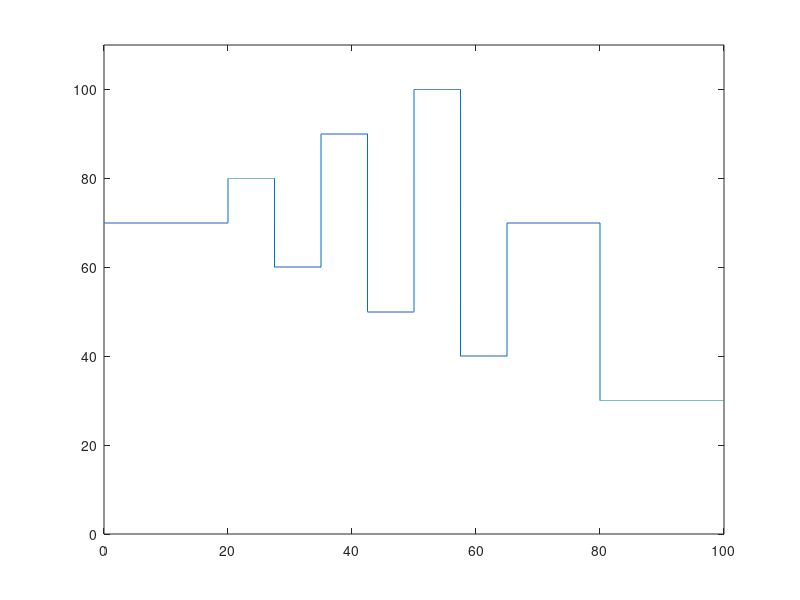

Recreate this plot in MATLAB. (Note: this script raises an error after producing the figure.)
clc
clear all

%Initial Notes...
%   ~12 min to heat up 

%% Desired Values (INPUT HERE)
equil = 70; % equilibrium point for valve openeing [%]
heatTime = 12; %time to heat-up [min]
coolDownTime = 20; % time to cooldown [min]
sampleRate = .1; % desired rate for sending reference [sec]
startTime = 20; % when to start the square wave[min]
period = 15; % period of square wave [min]

%% Conversions

heatTime = heatTime*60/sampleRate; %sec
startTime = startTime*60/sampleRate;
period = period*60/sampleRate;
coolDownTime = coolDownTime*60/sampleRate;

if equil-0 > 50
    counterMax = (100-equil)/10;
else
    counterMax = (equil-0)/10;
end

totalTime = (startTime+coolDownTime+(period*counterMax)+period)*sampleRate; %[sec]

time = 0:sampleRate:totalTime;

%% Generating Square Reference 

% Heat up/cooldown
for i=1:size(time,2)
    if i <= heatTime
        valve(i) = equil;
    elseif i >= (startTime + counterMax*period + period+1)
        valve(i) = 30;
    else
        valve(i) = equil;
    end
end

for n = 0:counterMax-1
    for i = (startTime + period*n)+1:(startTime + period*(n+1)+1)
        if i <= startTime + period*(n + 1/2)
            valve(i) = equil + (10*(n+1));
        elseif i > (startTime + period*(n+1/2)) && i<= (startTime + period*(n+1))
            valve(i) = equil-(10*(n+1));
        end
    end
end

figure(1)
clf 
plot(time./60, valve)
%plot(time, valve)
ylim([0 110])
xlim([0 totalTime/60])
%xlim([0 totalTime])
yline(equil, '--r')
title('Reference Input for Error-Handling Validation')
xlabel('Time [min]')
ylabel('Reference Temperature [°C]')

% m = [time; valve]';
% writematrix(m, 'systemID_ReferenceInput.csv');




